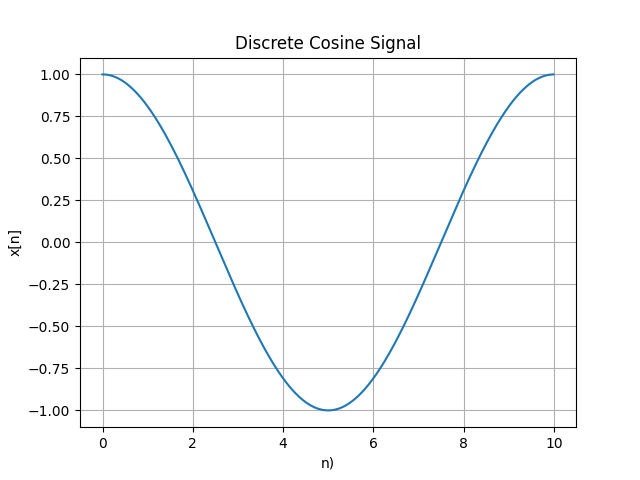

Source code (Python):
'plot the discrete cosine: x[n] = cos(ωn)'

from matplotlib import pyplot as plt
import numpy as np 

n = np.arange(0, 10,0.01)
angular_frequency = np.pi / 5      

# Discrete cosine signal
x = np.cos(angular_frequency*n)

# Plot the signal
plt.figure()
plt.plot(n,x)
plt.title('Discrete Cosine Signal')
plt.xlabel('n)')
plt.ylabel('x[n]')
plt.grid(True)
plt.show()
